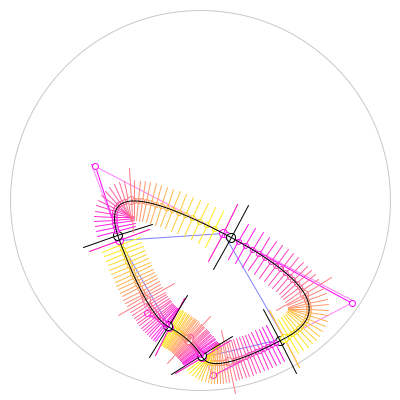
Frame 1 (no input)
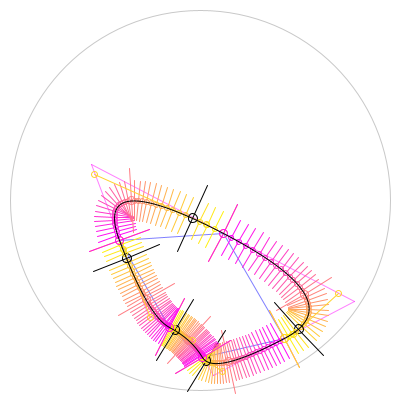
Frame 60 (the mouse pressed at the canvas centre just before this capture)
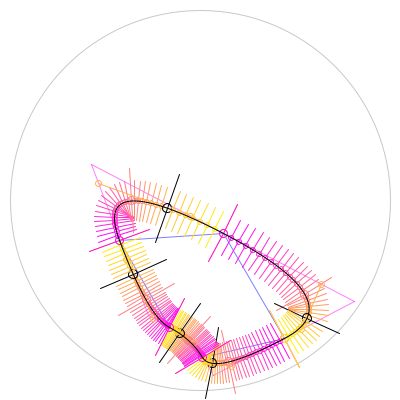
Frame 120 (the mouse held since frame 60 and released just before this capture)

The Processing sketch that drew these frames (run headless with seeded random() and noise(); from frame 60 on, the mouse is pressed at the canvas centre):

// Processing sketch: bezier_02_008
// ── bezier_02_008.pde
PVector[] p, mp;
int sides;
float r, da;

void setup() {
  size(400, 400);
  r = height/2-10;

  defineRandom();
}
void draw() {
  background(255);
  stroke(200);//noFill();
  ellipse(width/2, height/2, 2*r, 2*r);
  stroke(255, 0, 255, 128);
  for (int i=0; i<sides; i++) {
    line(p[i].x, p[i].y, p[(i+1)%sides].x, p[(i+1)%sides].y);
  }
  stroke(0, 0, 255, 128);
  for (int i=0; i<sides; i++) {
    line(mp[i].x, mp[i].y, mp[(i+1)%sides].x, mp[(i+1)%sides].y);
  }
  
  for (int j=0; j<sides; j++) {
    PVector tmp1 = mp[j];
    PVector tmp2 = p[(j+1)%sides];
    PVector tmp3 = mp[(j+1)%sides];
    
    int steps = 8*4;
    float t, sx, sy, sdiam;
    float tx, ty, sa;
    boolean itsMe;
    for (int i=0; i<steps+1; i++) {
      itsMe = (frameCount)%steps==i;

      t = i/float(steps);

      PVector m1, m2, m3;
      m1 = new PVector( lerp(tmp1.x, tmp2.x, t), lerp(tmp1.y, tmp2.y, t) ); 
      m2 = new PVector( lerp(tmp2.x, tmp3.x, t), lerp(tmp2.y, tmp3.y, t) );
      m3 = new PVector( lerp(m1.x, m2.x, t), lerp(m1.y, m2.y, t) );

      sx = m3.x;//bezierPoint(a.x, c1.x, c2.x, b.x, t);
      sy = m3.y;//bezierPoint(a.y, c1.y, c2.y, b.y, t);
      if (itsMe) {
        line(m1.x, m1.y, m2.x, m2.y);
        //ellipse(m3.x, m3.y, 6, 6);
        ellipse(m1.x, m1.y, 6, 6);
        ellipse(m2.x, m2.y, 6, 6);
      }
      //sdiam = map(i, 0, steps+1, 16, 1);
      sdiam = i%16==0?8:5;
      if (itsMe) sdiam*=1.8;

      float f = map(i, 0, steps+1, 0, 1);
      color cc = lerpColor(color(255, 0, 255), color(255, 255, 0), f);

      stroke(!itsMe? cc:0);
      ellipse(sx, sy, sdiam, sdiam);

      //    tx = bezierTangent(a.x, c1.x, c2.x, b.x, t);
      //    ty = bezierTangent(a.y, c1.y, c2.y, b.y, t);
      sa = atan2((m2.y-m1.y), (m2.x-m1.x));
      sa -= HALF_PI;
      line(sx, sy, 4*sdiam*cos(sa)+sx, 4*sdiam*sin(sa)+sy);
      line(sx, sy, 4*sdiam*cos(PI+sa)+sx, 4*sdiam*sin(PI+sa)+sy);
    }
  }

  stroke(0);
  noFill();
  beginShape();
  for (int i=0; i<sides; i++) {
    PVector tmp1 = mp[i];
    PVector tmp2 = p[(i+1)%sides];
    PVector tmp3 = mp[(i+1)%sides];

    vertex(tmp1.x, tmp1.y);
    quadraticVertex(tmp2.x, tmp2.y, tmp3.x, tmp3.y);
  }
  endShape();
}
void keyPressed() {
  if(keyCode==32)defineRandom();
  if(key=='3')define(3);
  if(key=='4')define(4);
  if(key=='5')define(5);
  if(key=='6')define(6);
  if(key=='7')define(7);
  if(key=='8')define(8);
  if(key=='q')defineStar(3);
  if(key=='w')defineStar(4);
  if(key=='e')defineStar(5);
  if(key=='r')defineStar(6);
  if(key=='t')defineStar(7);
  if(key=='y')defineStar(8);
  if(key=='a')defineRandomStar();
}


void define(int ss) {
  sides = ss;
  da = TWO_PI/sides;
  p  = new PVector[sides];
  mp = new PVector[sides];

  for (int i=0; i<sides; i++) {
    p[i]=new PVector(width/2+r*cos(i*da), height/2+r*sin(i*da));
  }

  for (int i=0; i<sides; i++) {
    mp[i]=new PVector( (p[i].x+p[(i+1)%sides].x)/2, (p[i].y+p[(i+1)%sides].y)/2);
  }
  //println(p);
}



void defineRandom() {
  sides = int(random(9));
  float[] angles = new float[sides];
  float[] ratios = new float[sides];
  for (int i=0; i<sides; i++) {
    angles[i]=random(TWO_PI);
    ratios[i]=random(r/2, r);
  }
  angles = sort(angles);

  p  = new PVector[sides];
  mp = new PVector[sides];

  for (int i=0; i<sides; i++) {
    p[i]=new PVector(width/2+ratios[i]*cos(angles[i]), height/2+ratios[i]*sin(angles[i]));
  }

  for (int i=0; i<sides; i++) {
    mp[i]=new PVector( (p[i].x+p[(i+1)%sides].x)/2, (p[i].y+p[(i+1)%sides].y)/2);
  }
  //println(p);
}

void defineStar(int ss) {
  sides = 2*ss;
  da = TWO_PI/sides;
  p  = new PVector[sides];
  mp = new PVector[sides];

  for (int i=0; i<sides; i++) {
    float rr = i%2==0? r : r/3;
    p[i]=new PVector(width/2+rr*cos(i*da), height/2+rr*sin(i*da));
  }

  for (int i=0; i<sides; i++) {
    mp[i]=new PVector( (p[i].x+p[(i+1)%sides].x)/2, (p[i].y+p[(i+1)%sides].y)/2);
  }
  //println(p);
}

void defineRandomStar() {
  sides = 2*int(random(9));
  
  float[] angles = new float[sides];
  float[] ratios = new float[sides];
  
  for (int i=0; i<sides; i++) {
    angles[i]=random(TWO_PI);
    ratios[i]=i%2==0? r:random(r*.5, r*.65);
  }
  angles = sort(angles);

  p  = new PVector[sides];
  mp = new PVector[sides];

  for (int i=0; i<sides; i++) {
    p[i]=new PVector(width/2+ratios[i]*cos(angles[i]), height/2+ratios[i]*sin(angles[i]));
  }

  for (int i=0; i<sides; i++) {
    mp[i]=new PVector( (p[i].x+p[(i+1)%sides].x)/2, (p[i].y+p[(i+1)%sides].y)/2);
  }
  //println(p);
}
